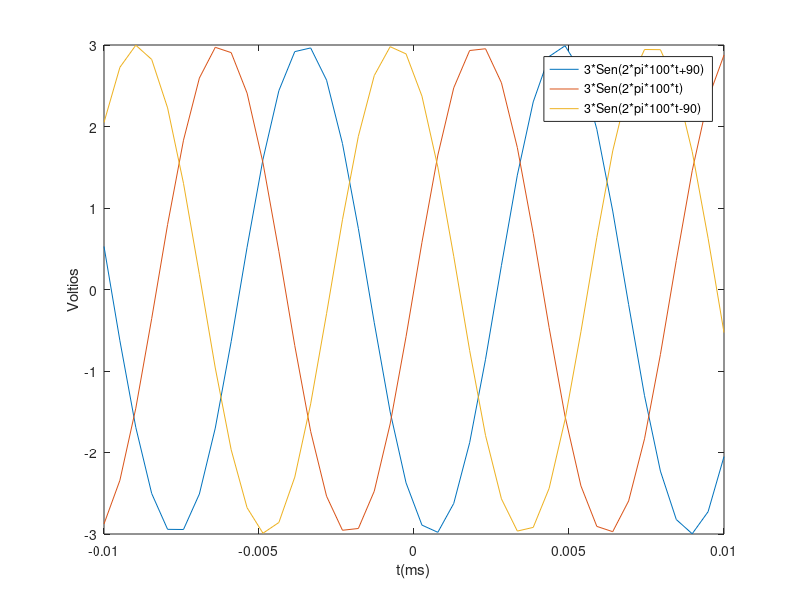
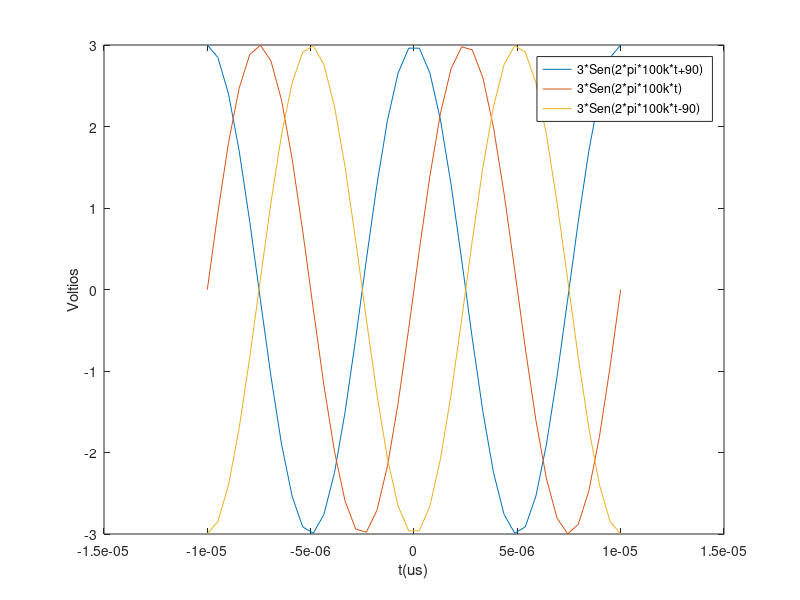

Reproduce these figures in MATLAB, in order.
clearvars
clc
A = 3;
f = 100;
w = 2*pi*f;
Desfase = pi/2;
t = linspace(-10e-3,10e-3,40);
x1 = A*sin(w*(180/pi)*t+Desfase*(180/pi));
x2 = A*sin(w*(180/pi)*t);
x3 = A*sin(w*(180/pi)*t-Desfase*(180/pi));
figure
plot(t,x1);
hold on
plot(t,x2);
hold on
plot(t,x3);
xlabel('t(ms)');
ylabel('Voltios');
legend('3*Sen(2*pi*100*t+90)','3*Sen(2*pi*100*t)','3*Sen(2*pi*100*t-90)');

A = 3;
f = 100e3;
w = 2*pi*f;
Desfase = pi/2;
t = linspace(-10e-6,10e-6,40);
x1 = A*sin(w*t+Desfase);
x2 = A*sin(w*t);
x3 = A*sin(w*t-Desfase);
figure
plot(t,x1);
hold on
plot(t,x2);
hold on
plot(t,x3);
xlabel('t(us)');
ylabel('Voltios');
legend('3*Sen(2*pi*100k*t+90)','3*Sen(2*pi*100k*t)','3*Sen(2*pi*100k*t-90)');
